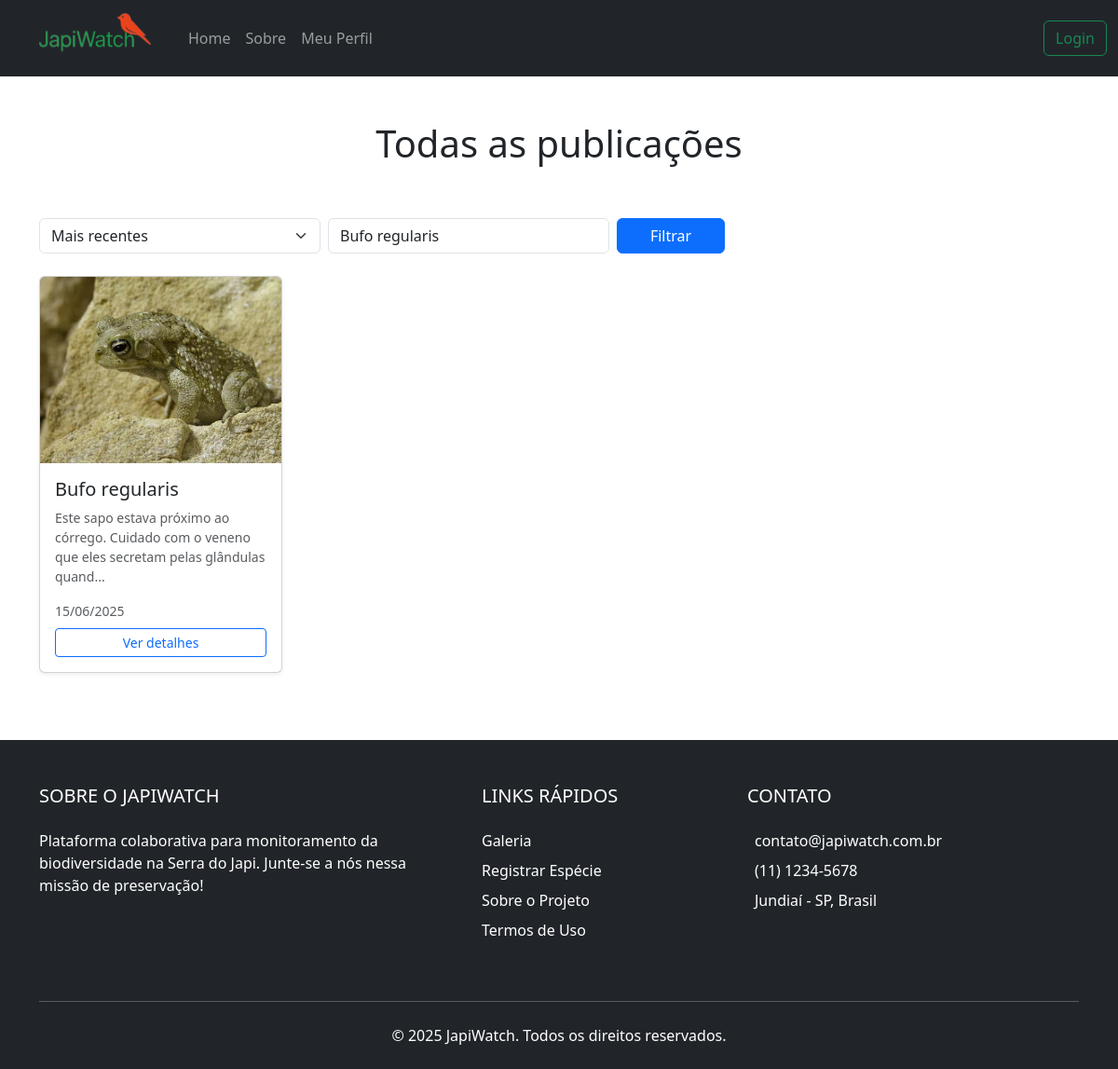
/feed.php?pesquisa=Bufo regularis, run on the app's committed database.
### tables this page shows
CREATE TABLE `postagem` (
  `ID_Postagem` int(11) NOT NULL,
  `Foto` varchar(255) DEFAULT NULL,
  `Data_Postagem` datetime NOT NULL DEFAULT current_timestamp(),
  `Localizacao_Postagem` varchar(255) DEFAULT NULL,
  `Titulo_Postagem` varchar(255) DEFAULT NULL,
  `Descricao_Postagem` text DEFAULT NULL,
  `ID_Categoria` int(11) NOT NULL,
  `Categoria` enum('Usuario','Especialista') NOT NULL,
  `Nome_Cientifico` varchar(255) DEFAULT NULL
);

### feed.php (the view, shortened to what this page needs)
<?php
include 'conexao.php';
$user_agents = array("iPhone","iPad","Android","webOS","BlackBerry","iPod","Symbian","IsGeneric");
foreach($user_agents as $user_agent){
    if (strpos($_SERVER['HTTP_USER_AGENT'], $user_agent) !== FALSE) {
        if (isset($_SESSION["Nome_Completo"])) {
            $text_lado = $_SESSION["Nome_Completo"];
            $botao = "<a class='nav-link' href='logout.php'>Sair</a>";
        } else {
            $text_lado = "";
            $botao = "<a class='nav-link' href='login.php'>Login</a>";
        }
    } else {
        if (isset($_SESSION["Nome_Completo"])) {
            $text_lado = $_SESSION["Nome_Completo"];
            $botao = "<a class='btn btn-outline-danger' href='logout.php'>Sair</a>";
        } else {
            $botao = "<a class='btn btn-outline-success' href='login.php'>Login</a>";
        }
    }
}
$ordenacao = isset($_GET['ordenacao']) ? $_GET['ordenacao'] : 'recentes';
$pesquisa = isset($_GET['pesquisa']) ? trim($_GET['pesquisa']) : '';
$sql = "SELECT p.ID_Postagem, p.Titulo_Postagem AS especie, p.Descricao_Postagem AS descricao,
               p.Foto AS caminho_imagem, p.Data_Postagem, u.Nome_Completo AS autor
        FROM postagem p
        JOIN usuario u ON p.ID_Categoria = u.ID_Usuario
        WHERE 1=1";
if (!empty($pesquisa)) {
    $sql .= " AND p.Titulo_Postagem LIKE ?";
    $param_pesquisa = "%$pesquisa%";
}
if ($ordenacao === 'recentes') {
    $sql .= " ORDER BY p.Data_Postagem DESC";
} else {
    $sql .= " ORDER BY p.Data_Postagem ASC";
}
$stmt = $conn->prepare($sql);
if (!empty($pesquisa)) {
    $stmt->bind_param("s", $param_pesquisa);
}
$stmt->execute();
$resultado = $stmt->get_result();
?>
<!DOCTYPE html>
<html lang="pt-br">
<head>
    <link href="https://cdn.jsdelivr.net/npm/bootstrap@5.3.2/dist/css/bootstrap.min.css" rel="stylesheet">
    <link rel="stylesheet" href="style.css">
</head>
<body>
    <nav class="navbar navbar-dark navbar-expand-lg bg-dark">
        <div class="container-fluid gap-3">
            <a class="navbar-brand" style="margin-left: 30px" href="index.php">
                <img src="img/logo.png" alt="Logo" width="120" height="55" class="d-inline-block align-text-top">
            </a>
            <div class="collapse navbar-collapse" id="navbarSupportedContent">
                <ul class="navbar-nav me-auto mb-2 mb-lg-0">
                    <li class="nav-item active">
                    <a class="nav-link" href="index.php">Home</a>
                    </li>
                    <li class="nav-item">
                    <a class="nav-link" href="sobre.html">Sobre</a>
                    </li>
                    <li class="nav-item">
                    <a class="nav-link" href="user.php">Meu Perfil</a>
                    </li>
                </ul>
                <div class="d-flex align-items-center">
                    <?= $botao ?>
                </div>
            </div>
        </div>
    </nav>
    <center>
        <br><br>
    <h1>Todas as publicações</h1>
    </center>
    <div class="container py-5">
        <div class="row mb-4">
            <div class="col-md-8">
                <form class="row g-2">
                    <div class="col-md-5">
                        <select name="ordenacao" class="form-select" onchange="this.form.submit()">
                            <option value="recentes" <?= $ordenacao === 'recentes' ? 'selected' : '' ?>>Mais recentes</option>
                        </select>
                    </div>
                    <div class="col-md-5">
                        <input type="text" name="pesquisa" class="form-control" placeholder="Pesquisar por espécie..." value="<?= htmlspecialchars($pesquisa) ?>">
                    </div>
                    <div class="col-md-2">
                        <button type="submit" class="btn btn-primary w-100">Filtrar</button>
                    </div>
                </form>
            </div>
        </div>
        <div class="row" id="feed-postagens">
            <?php if ($resultado->num_rows > 0): ?>
                <?php while ($post = $resultado->fetch_assoc()): ?>
                    <div class="col-lg-3 col-md-6 mb-4">
                        <div class="card h-100 shadow-sm">
                            <img src="<?= htmlspecialchars($post['caminho_imagem']) ?>" class="card-img-top img-fluid" style="height: 200px; object-fit: cover;" alt="<?= htmlspecialchars($post['especie']) ?>">
                            <div class="card-body d-flex flex-column">
                                <h5 class="card-title"><?= htmlspecialchars($post['especie']) ?></h5>
                                <p class="card-text text-muted small"><?= htmlspecialchars(substr($post['descricao'], 0, 100)) ?>...</p>
                                <div class="mt-auto">
                                    <small class="text-muted d-block mb-2">
                                        <i class="bi bi-calendar"></i> <?= date('d/m/Y', strtotime($post['Data_Postagem'])) ?>
                                    </small>
                                    <a href="detalhes.php?id=<?= $post['ID_Postagem'] ?>" class="btn btn-outline-primary btn-sm w-100">Ver detalhes</a>
                                </div>
                            </div>
                        </div>
                    </div>
                <?php endwhile; ?>
            <?php endif; ?>
        </div>
    </div>
    <footer class="bg-dark text-white pt-5 pb-4">
    <div class="container">
        <div class="row">
            <div class="col-md-5 mb-4">
                <h5 class="text-uppercase mb-4">Sobre o JapiWatch</h5>
                <p>
                    Plataforma colaborativa para monitoramento da biodiversidade na Serra do Japi.
                    Junte-se a nós nessa missão de preservação!
                </p>
                <div class="mt-3">
                </div>
            </div>
            <div class="col-md-3 mb-4">
                <h5 class="text-uppercase mb-4">Links Rápidos</h5>
                <ul class="list-unstyled">
                    <li class="mb-2"><a href="#" class="text-white text-decoration-none">Galeria</a></li>
                    <li class="mb-2"><a href="form-img.php" class="text-white text-decoration-none">Registrar Espécie</a></li>
                    <li class="mb-2"><a href="#" class="text-white text-decoration-none">Sobre o Projeto</a></li>
                    <li class="mb-2"><a href="#" class="text-white text-decoration-none">Termos de Uso</a></li>
                </ul>
            </div>
            <div class="col-md-3 mb-4">
                <h5 class="text-uppercase mb-4">Contato</h5>
                <ul class="list-unstyled">
                    <li class="mb-2"><i class="bi bi-envelope me-2"></i> contato@japiwatch.com.br</li>
                    <li class="mb-2"><i class="bi bi-telephone me-2"></i> (11) 1234-5678</li>
                    <li><i class="bi bi-geo-alt me-2"></i> Jundiaí - SP, Brasil</li>
                </ul>
            </div>
        </div>
        <hr class="my-4 bg-light">
        <div class="row">
            <div class="col-md-12 text-center">
                <p class="mb-0">&copy; <?= date('Y') ?> JapiWatch. Todos os direitos reservados.</p>
            </div>
        </div>
    </div>
</footer>
</body>
</html>

### data on the page
postagem: Foto (picture), Titulo_Postagem "Bufo regularis", Descricao_Postagem "Este sapo estava próximo ao córrego. Cuidado com o veneno que eles secretam pelas glândulas quand", Data_Postagem "15/06/2025"
